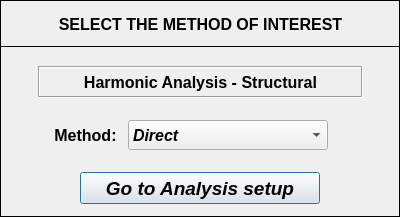
<?xml version="1.0" encoding="UTF-8"?>
<ui version="4.0">
 <class>Dialog</class>
 <widget class="QDialog" name="Dialog">
  <property name="windowModality">
   <enum>Qt::NonModal</enum>
  </property>
  <property name="geometry">
   <rect>
    <x>0</x>
    <y>0</y>
    <width>400</width>
    <height>217</height>
   </rect>
  </property>
  <property name="sizePolicy">
   <sizepolicy hsizetype="Fixed" vsizetype="Fixed">
    <horstretch>0</horstretch>
    <verstretch>0</verstretch>
   </sizepolicy>
  </property>
  <property name="minimumSize">
   <size>
    <width>400</width>
    <height>217</height>
   </size>
  </property>
  <property name="maximumSize">
   <size>
    <width>400</width>
    <height>217</height>
   </size>
  </property>
  <property name="contextMenuPolicy">
   <enum>Qt::DefaultContextMenu</enum>
  </property>
  <property name="windowTitle">
   <string>Harmonic Analysis: method selection</string>
  </property>
  <property name="windowIcon">
   <iconset>
    <normaloff>../../../../../../Downloads/load - Copia.png</normaloff>../../../../../../Downloads/load - Copia.png</iconset>
  </property>
  <property name="whatsThis">
   <string/>
  </property>
  <widget class="QFrame" name="frame">
   <property name="geometry">
    <rect>
     <x>0</x>
     <y>0</y>
     <width>400</width>
     <height>47</height>
    </rect>
   </property>
   <property name="font">
    <font>
     <family>Arial</family>
     <pointsize>12</pointsize>
     <weight>75</weight>
     <bold>true</bold>
    </font>
   </property>
   <property name="frameShape">
    <enum>QFrame::Box</enum>
   </property>
   <property name="frameShadow">
    <enum>QFrame::Plain</enum>
   </property>
   <property name="lineWidth">
    <number>1</number>
   </property>
   <widget class="QLabel" name="label">
    <property name="geometry">
     <rect>
      <x>38</x>
      <y>8</y>
      <width>325</width>
      <height>32</height>
     </rect>
    </property>
    <property name="font">
     <font>
      <family>Arial</family>
      <pointsize>12</pointsize>
      <weight>75</weight>
      <italic>false</italic>
      <bold>true</bold>
     </font>
    </property>
    <property name="text">
     <string>SELECT THE METHOD OF INTEREST</string>
    </property>
    <property name="textFormat">
     <enum>Qt::AutoText</enum>
    </property>
    <property name="alignment">
     <set>Qt::AlignCenter</set>
    </property>
   </widget>
  </widget>
  <widget class="QFrame" name="frame_2">
   <property name="geometry">
    <rect>
     <x>0</x>
     <y>46</y>
     <width>400</width>
     <height>171</height>
    </rect>
   </property>
   <property name="font">
    <font>
     <family>Arial</family>
     <pointsize>12</pointsize>
     <weight>75</weight>
     <bold>true</bold>
    </font>
   </property>
   <property name="frameShape">
    <enum>QFrame::Box</enum>
   </property>
   <property name="frameShadow">
    <enum>QFrame::Plain</enum>
   </property>
   <widget class="QComboBox" name="comboBox">
    <property name="geometry">
     <rect>
      <x>128</x>
      <y>74</y>
      <width>200</width>
      <height>30</height>
     </rect>
    </property>
    <property name="font">
     <font>
      <family>Arial</family>
      <pointsize>12</pointsize>
      <weight>75</weight>
      <italic>true</italic>
      <bold>true</bold>
     </font>
    </property>
    <property name="insertPolicy">
     <enum>QComboBox::NoInsert</enum>
    </property>
    <item>
     <property name="text">
      <string>Direct</string>
     </property>
    </item>
    <item>
     <property name="text">
      <string>Mode Superposition</string>
     </property>
    </item>
   </widget>
   <widget class="QPushButton" name="pushButton_2">
    <property name="geometry">
     <rect>
      <x>80</x>
      <y>126</y>
      <width>240</width>
      <height>32</height>
     </rect>
    </property>
    <property name="minimumSize">
     <size>
      <width>240</width>
      <height>32</height>
     </size>
    </property>
    <property name="maximumSize">
     <size>
      <width>240</width>
      <height>32</height>
     </size>
    </property>
    <property name="font">
     <font>
      <family>Arial</family>
      <pointsize>14</pointsize>
      <weight>75</weight>
      <italic>true</italic>
      <bold>true</bold>
     </font>
    </property>
    <property name="text">
     <string>Go to Analysis setup</string>
    </property>
   </widget>
   <widget class="QLabel" name="label_2">
    <property name="geometry">
     <rect>
      <x>44</x>
      <y>76</y>
      <width>83</width>
      <height>26</height>
     </rect>
    </property>
    <property name="font">
     <font>
      <family>Arial</family>
      <pointsize>12</pointsize>
      <weight>75</weight>
      <bold>true</bold>
     </font>
    </property>
    <property name="text">
     <string>Method:</string>
    </property>
    <property name="alignment">
     <set>Qt::AlignCenter</set>
    </property>
   </widget>
   <widget class="QLabel" name="label_3">
    <property name="geometry">
     <rect>
      <x>38</x>
      <y>20</y>
      <width>325</width>
      <height>32</height>
     </rect>
    </property>
    <property name="font">
     <font>
      <family>Arial</family>
      <pointsize>12</pointsize>
      <weight>75</weight>
      <italic>false</italic>
      <bold>true</bold>
     </font>
    </property>
    <property name="frameShape">
     <enum>QFrame::Box</enum>
    </property>
    <property name="frameShadow">
     <enum>QFrame::Sunken</enum>
    </property>
    <property name="text">
     <string>Harmonic Analysis - Structural</string>
    </property>
    <property name="textFormat">
     <enum>Qt::AutoText</enum>
    </property>
    <property name="alignment">
     <set>Qt::AlignCenter</set>
    </property>
   </widget>
  </widget>
 </widget>
 <resources/>
 <connections/>
</ui>
